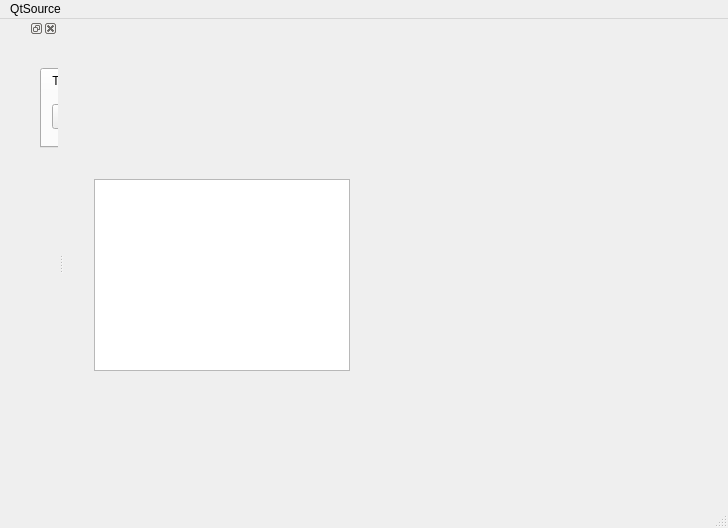
<?xml version="1.0" encoding="UTF-8"?>
<ui version="4.0">
 <class>MainWindow</class>
 <widget class="QMainWindow" name="MainWindow">
  <property name="geometry">
   <rect>
    <x>0</x>
    <y>0</y>
    <width>728</width>
    <height>528</height>
   </rect>
  </property>
  <property name="windowTitle">
   <string>MainWindow</string>
  </property>
  <widget class="QWidget" name="centralwidget">
   <widget class="QTextBrowser" name="textBrowser">
    <property name="geometry">
     <rect>
      <x>30</x>
      <y>160</y>
      <width>256</width>
      <height>192</height>
     </rect>
    </property>
   </widget>
  </widget>
  <widget class="QMenuBar" name="menubar">
   <property name="geometry">
    <rect>
     <x>0</x>
     <y>0</y>
     <width>728</width>
     <height>33</height>
    </rect>
   </property>
   <widget class="QMenu" name="menuQtSource">
    <property name="title">
     <string>QtSource</string>
    </property>
    <addaction name="separator"/>
    <addaction name="separator"/>
    <addaction name="action1"/>
   </widget>
   <addaction name="menuQtSource"/>
  </widget>
  <widget class="QStatusBar" name="statusbar"/>
  <widget class="QDockWidget" name="dockWidget">
   <attribute name="dockWidgetArea">
    <number>1</number>
   </attribute>
   <widget class="QWidget" name="dockWidgetContents">
    <widget class="QTabWidget" name="tabWidget">
     <property name="geometry">
      <rect>
       <x>40</x>
       <y>30</y>
       <width>127</width>
       <height>80</height>
      </rect>
     </property>
     <property name="currentIndex">
      <number>0</number>
     </property>
     <widget class="QWidget" name="tab">
      <attribute name="title">
       <string>Tab 1</string>
      </attribute>
      <widget class="QPushButton" name="pushButton">
       <property name="geometry">
        <rect>
         <x>10</x>
         <y>10</y>
         <width>81</width>
         <height>25</height>
        </rect>
       </property>
       <property name="text">
        <string>PushButton</string>
       </property>
       <property name="icon">
        <iconset>
         <normaloff>../../../../../../../Pics/5f60d500859ed0a2c69f46b04e9021c0662654188.jpg</normaloff>../../../../../../../Pics/5f60d500859ed0a2c69f46b04e9021c0662654188.jpg</iconset>
       </property>
      </widget>
     </widget>
     <widget class="QWidget" name="tab_2">
      <attribute name="title">
       <string>Tab 2</string>
      </attribute>
     </widget>
    </widget>
   </widget>
  </widget>
  <action name="action1">
   <property name="icon">
    <iconset theme="QIcon::ThemeIcon::AddressBookNew"/>
   </property>
   <property name="text">
    <string>1</string>
   </property>
  </action>
 </widget>
 <resources/>
 <connections/>
</ui>
